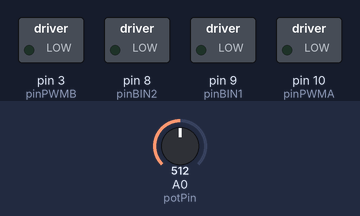
Simulated run of this sketch. Board: Arduino Mega 2560, built with avr-gcc and run on an emulated ATmega2560. On the bench: switched loads named in the sketch (green lamp = pin HIGH). The inputs (shaded band) are chosen by the test bench; at power-on: A0 (potPin) = 512.

Above: at 1.2 s.
1.3 s: A0 (potPin) set to 540
2.8 s: A0 (potPin) set to 559
At 3.2 s:
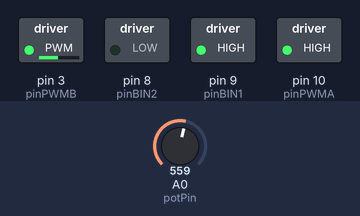
4.3 s: A0 (potPin) set to 456
5.8 s: A0 (potPin) set to 433
At 6.7 s:
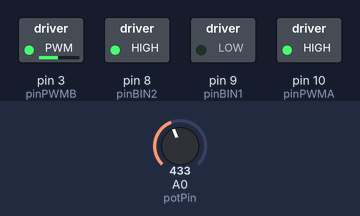
7.3 s: A0 (potPin) set to 5
8.8 s: A0 (potPin) set to 2
At 10.2 s:
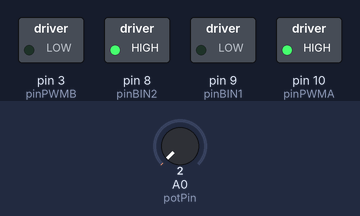
Timing chart, 0 to 11.3 s (numbered marks = the images above; inputs shaded):
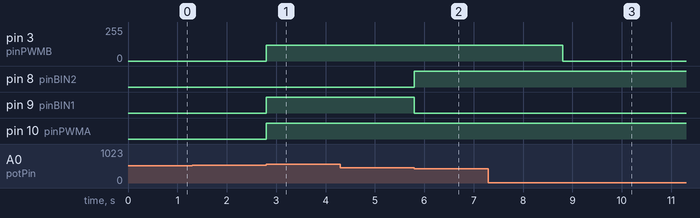

Measured:
- the behaviour switches between 550 and 551 on A0 (potPin) (found by bisection; images 0 and 1)
- the behaviour switches between 450 and 449 on A0 (potPin) (found by bisection; images 1 and 2)
- the behaviour switches between 4 and 3 on A0 (potPin) (found by bisection; images 2 and 3)
- after the input at 1.3 s, every drawn part: stays the same
- after the input at 2.8 s, pin 3 (pinPWMB): 0/255 → 120/255 at once; pin 9 (pinBIN1), pin 10 (pinPWMA): LOW → HIGH at once
- after the input at 4.3 s, every drawn part: stays the same
- after the input at 5.8 s, pin 8 (pinBIN2): LOW → HIGH at once; pin 9 (pinBIN1): HIGH → LOW at once
- after the input at 7.3 s, every drawn part: stays the same
- after the input at 8.8 s, pin 3 (pinPWMB): 120/255 → 0/255 at once

The sketch:

ForceFeedback_MotorizedFader_2.ino
```cpp
//Force-feedback Interface using a Motorized Fader and H-bridge

#define potPin    A0
#define pinPWMB   3
#define pinBIN1   9
#define pinBIN2   8

//Motor 1 - NOT USED
int pinAIN1 = 20; //Direction 9
int pinAIN2 = 30; //Direction
int pinPWMA = 10; //Speed 3


int pinSTBY = 10; //10 4last

static boolean turnCW = 0;  //for motorDrive function - clockwise
static boolean turnCCW = 1; //for motorDrive function - reverse - counter-clockwise
static boolean motor1 = 0;  //for motorDrive, motorStop, motorBrake functions
//not needed
static boolean motor2 = 1;  //for motorDrive, motorStop, motorBrake functions


void setup() {
    Serial.begin(9600);
    pinMode(potPin, INPUT);
    /*pinMode(enA, OUTPUT);
    pinMode(in1, OUTPUT);
    pinMode(in2, OUTPUT);*/

    pinMode(pinBIN1, OUTPUT); //initialize the #1h -bridge pin as an output

pinMode(pinBIN2, OUTPUT); //initialize the #2h -bridge pin as an output

pinMode(pinPWMB, OUTPUT); //initialize the #7h-bridge pin as an output

pinMode(pinSTBY, OUTPUT);
}

void loop() {
    Lumpy();
    //SpringA();
    //SpringB();
}

void Lumpy(){
    int val = analogRead(potPin);
    for(int i = 0; i<1024; i+= 200){
       if(val >  i-50 && val < i+50){
          if(val > i+3){

              motorDrive(motor2, turnCCW, 120);

              //digitalWrite(in1, LOW); digitalWrite(in2, HIGH);
              //analogWrite(enA, 120);
          }else if(val < i-3){
            motorDrive(motor2, turnCW, 120);

              //digitalWrite(in1, HIGH); digitalWrite(in2, LOW);
              //analogWrite(enA, 120);
          }else{
              motorBrake(motor2); //or mototStop
              //analogWrite(enA, LOW);
          }
       }
    }
}

void SpringA(){


    int val = analogRead(potPin);

    if(val > 10){
      int val2 = map(val, 10, 1024, 100, 255);
      motorDrive(motor2, turnCCW, val2);


        //digitalWrite(in1, LOW);
        //digitalWrite(in2, HIGH);
        //analogWrite(enA, map(val, 10, 1024, 100, 255));
    }else{
      motorBrake(motor2); //or mototStop
        //analogWrite(enA, LOW);
    }
}

void SpringB(){
    int val = analogRead(potPin);
    if(val > 550){
      int val3 = map(val, 10, 1024, 100, 255);
      motorDrive(motor2, turnCCW, val3);
        //digitalWrite(in1, LOW);
        //digitalWrite(in2, HIGH);
        //analogWrite(enA, map(val, 550, 1024, 120, 255));
    }else if(val < 450){
      int val4 = map(val, 450, 0, 120, 255);
      motorDrive(motor2, turnCW, val4);
        //digitalWrite(in1, HIGH);
        //digitalWrite(in2, LOW);
        //analogWrite(enA, map(val, 450, 0, 120, 255));
    }else{
       motorBrake(motor2); //or mototStop
        //analogWrite(enA, LOW);
    }
}

 /*
void SlideToValue(int targetValue){
  int val = analogRead(potPin);
  if(abs(val - targetValue) > 20){
      if(val > targetValue){
          digitalWrite(in1, LOW);
          digitalWrite(in2, HIGH);
      }else{
          digitalWrite(in1, HIGH);
          digitalWrite(in2, LOW);
      }
      analogWrite(enA, max(min(abs(val - targetValue), 255), 200));
  }else{
      // Turn off motor
      digitalWrite(in1, LOW);
      digitalWrite(in2, LOW);
      analogWrite(enA, 0);
  }
}
*/

//
//--------------------------- FUNCTIONS ----------------------------
//

void motorDrive(boolean motorNumber, boolean motorDirection, int motorSpeed) {
  /*
  This Drives a specified motor, in a specific direction, at a specified speed:
    - motorNumber: motor1 or motor2 ---> Motor 1 or Motor 2
    - motorDirection: turnCW or turnCCW ---> clockwise or counter-clockwise
    - motorSpeed: 0 to 255 ---> 0 = stop / 255 = fast
  */

  boolean pinIn1;  //Relates to AIN1 or BIN1 (depending on the motor number specified)

  //Specify the Direction to turn the motor
  //Clockwise: AIN1/BIN1 = HIGH and AIN2/BIN2 = LOW
  //Counter-Clockwise: AIN1/BIN1 = LOW and AIN2/BIN2 = HIGH

  if (motorDirection == turnCW)
    pinIn1 = HIGH;
  else
    pinIn1 = LOW;

  //Select the motor to turn, and set the direction and the speed

  if(motorNumber == motor1) {

    digitalWrite(pinAIN1, pinIn1);
    digitalWrite(pinAIN2, !pinIn1);  //This is the opposite of the AIN1
    analogWrite(pinPWMA, motorSpeed);

  }

  else {

    digitalWrite(pinBIN1, pinIn1);
    digitalWrite(pinBIN2, !pinIn1);  //This is the opposite of the BIN1
    analogWrite(pinPWMB, motorSpeed);

  }

  //Finally , make sure STBY is disabled - pull it HIGH
  digitalWrite(pinSTBY, HIGH);

}

void motorBrake(boolean motorNumber) {

// This "Short Brake"s the specified motor, by setting speed to zero

  if (motorNumber == motor1)
    analogWrite(pinPWMA, 0);
  else
    analogWrite(pinPWMB, 0);

}


void motorStop(boolean motorNumber) {

  //This stops the specified motor by setting both IN pins to LOW

  if (motorNumber == motor1) {
    digitalWrite(pinAIN1, LOW);
    digitalWrite(pinAIN2, LOW);
  }

  else {
    digitalWrite(pinBIN1, LOW);
    digitalWrite(pinBIN2, LOW);
  }

}


void motorsStandby() {

// This puts the motors into Standby Mode

  digitalWrite(pinSTBY, LOW);

}

void serialCom (int value, float value1) {

  Serial.print(value, DEC);
  Serial.print(" ");
  Serial.print(value1, DEC);
  Serial.print("\r");
  delay(10);
}
```
